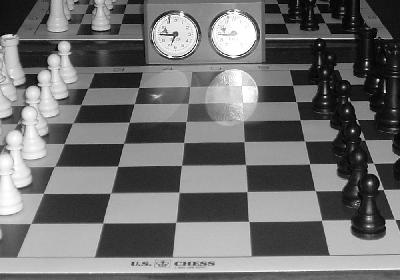
%> input picture lab4/chess.jpg, 400 x 280 px
$ octave A3.m   (GNU Octave 9; MATLAB toolbox functions it lacks are replaced by stand-ins)
%> lines starting %> are read from the running program, lines starting %| are printed output that depends on the picture; in (x1, y1, x2, y2) boxes, pixels count from 0 and x2, y2 are one past the last pixel; in counts of white or black regions, pixels touching at a corner belong together; the program's own positions count from 1
### lab4/myhoughtline.m
function myhoughtline(image, r, theta)

[x,y]=size(image);
angle=deg2rad(theta);

if sin(angle)==0

    line([r r],[0,y],'Color','red');

else

    line([0,y],[r/sin(angle),(r-y*cos(angle))/sin(angle)],'Color','red');
end
end

### lab4/A3.m
 clear
 I = rgb2gray(imread('chess.jpg'));
%> I: size 280x400 uint8; min 0, max 255, mean 112.1
 BW = edge(I,'canny');
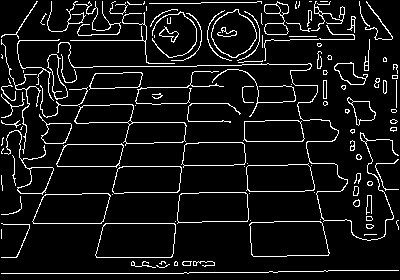
%> BW: size 280x400 logical; 8.1% white in thin lines or dots


[H,T,R] = hough(BW);
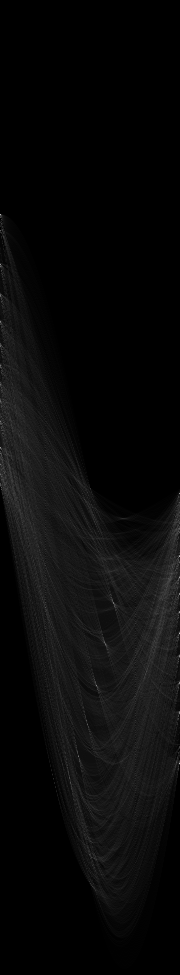
%> H: size 975x180 double; min 0, max 191, mean 9.2
%> T = 180 values from -90 to 89; R = 975 values from -487 to 487
P  = houghpeaks(H,15,'threshold',ceil(0.3*max(H(:))));
%> P = 15 rows, first 12: [764 180; 634 180; 557 180; 578 180; 448 1; 494 180; 613 180; 265 1; 595 180; 657 180; 683 180; 686 97]
y = R(P(:,1));
%> y = [276 146 69 90 -40 6 125 -223 107 169 195 198 269 -23 116]
x = T(P(:,2));
%> x = [89 89 89 89 -90 89 89 -90 89 89 89 6 -12 -90 23]
f1 = figure(1);
num_maxima = 15;

P  = houghpeaks(H,num_maxima);
imshow(H,[],'XData',T,'YData',R,'InitialMagnification','fit');
xlabel('\theta'), ylabel('\rho'), title('S4169921');
axis on, axis normal, colormap(gca,hot), hold on;
plot(T(P(:,2)),R(P(:,1)),'s','color','white');
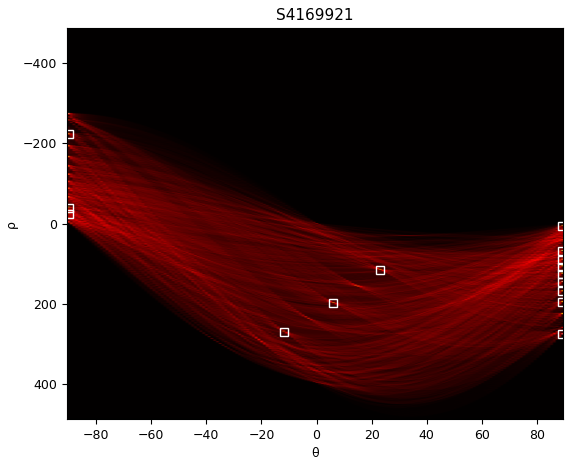
%> figure redrawn from the program's plot data
%imshow(H,[],'XData', T,'YData',R,'InitialMagnification','fit');
%plot(x,y,'r+', 'MarkerSize', 10, 'LineWidth', 2);
hold off

lines = houghlines(BW, T, R, P);
%> lines = 30 lines; longest, point1 to point2 (x, y): (290, 65) to (333, 271), (178, 213) to (200, 4), (2, 41) to (175, 41), (11, 274) to (68, 139), (34, 224) to (178, 224), (253, 24) to (383, 24)
f2 = figure(2);
imagesc(imread('chess.jpg'));
%for j =size(lines,2)
%    line(lines(j).point1, lines(j).point2,'Color','red');

%end
for j = 1:size(P,1)
    myhoughtline(I, R(1,P(j,1)), T(1,P(j,2)));
end
%> this loop made 15 passes
%> angle in myhoughtline on passes 1 to 12: 1.55, 1.55, 1.55, 1.55, -1.57, 1.55, 1.55, -1.57, 1.55, 1.55, 1.55, 0.105
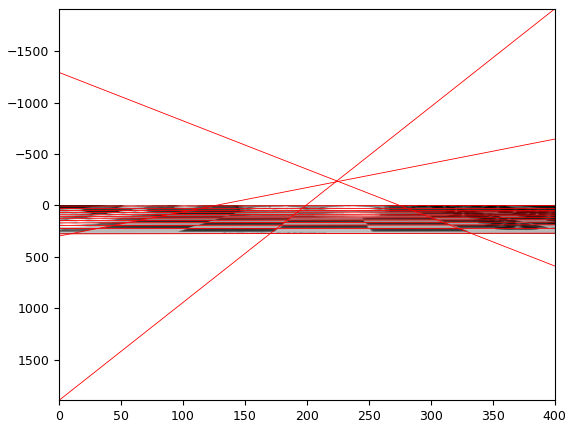
%> figure redrawn from the program's plot data

$ run again, with lab4/Cameraman.tiff saved as lab4/chess.jpg
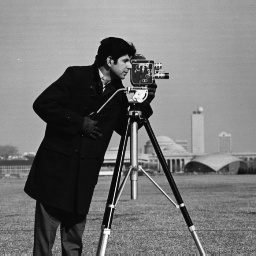
%> input picture lab4/Cameraman.tiff, 256 x 256 px
%> `BW = edge(I,'canny');`:
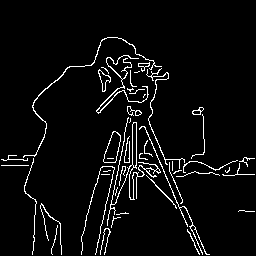
%> BW: size 256x256 logical; 4.7% white in thin lines or dots, all inside (x1, y1, x2, y2) = (1, 37, 255, 255)
%> T = 180 values from -90 to 89; R = 723 values from -361 to 361
%> P = 15 rows, first 12: [446 68; 508 103; 341 46; 498 91; 204 5; 455 69; 433 65; 524 105; 489 89; 197 2; 507 108; 422 63]
%> `y = R(P(:,1));`: y = [84 146 -21 136 -158 93 71 162 127 -165 145 60 172 -12 143]
%> `x = T(P(:,2));`: x = [-23 12 -45 0 -86 -22 -26 14 -2 -89 17 -28 17 -43 9]
%> lines = 17 lines; longest, point1 to point2 (x, y): (116, 38) to (203, 254), (118, 61) to (200, 255), (105, 253) to (153, 61), (130, 44) to (135, 200), (137, 55) to (137, 199), (98, 55) to (160, 173)
%> the loop `for j = 1:size(P,1)` made 15 passes
%> angle in myhoughtline on passes 1 to 8: -0.401, 0.209, -0.785, 0, -1.5, -0.384, -0.454, 0.244
%> after the loop `for j = 1:size(P,1)`:
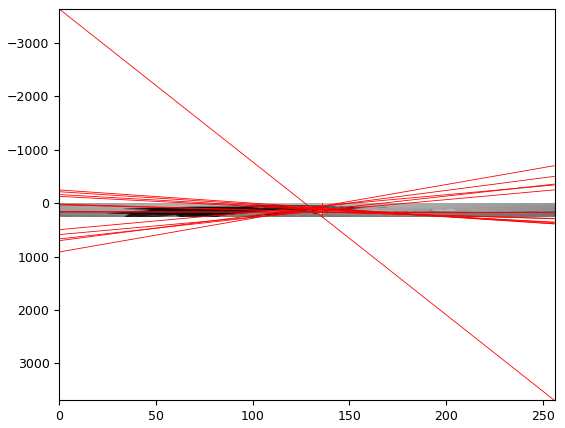
%> figure redrawn from the program's plot data

$ run again, with lab4/HeadTool0002.bmp saved as lab4/chess.jpg
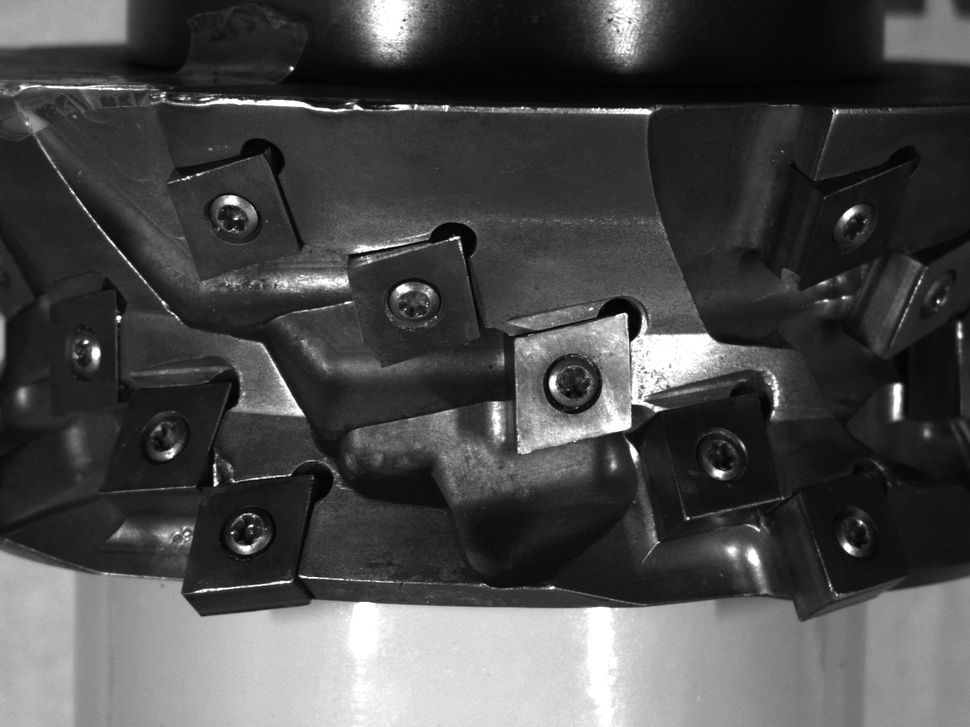
%> input picture lab4/HeadTool0002.bmp, 970 x 727 px, shrunk from 1280 x 960 before the run
%> I is the input picture: size 727x970 uint8; min 1, max 255, mean 74.4
%> `BW = edge(I,'canny');`:
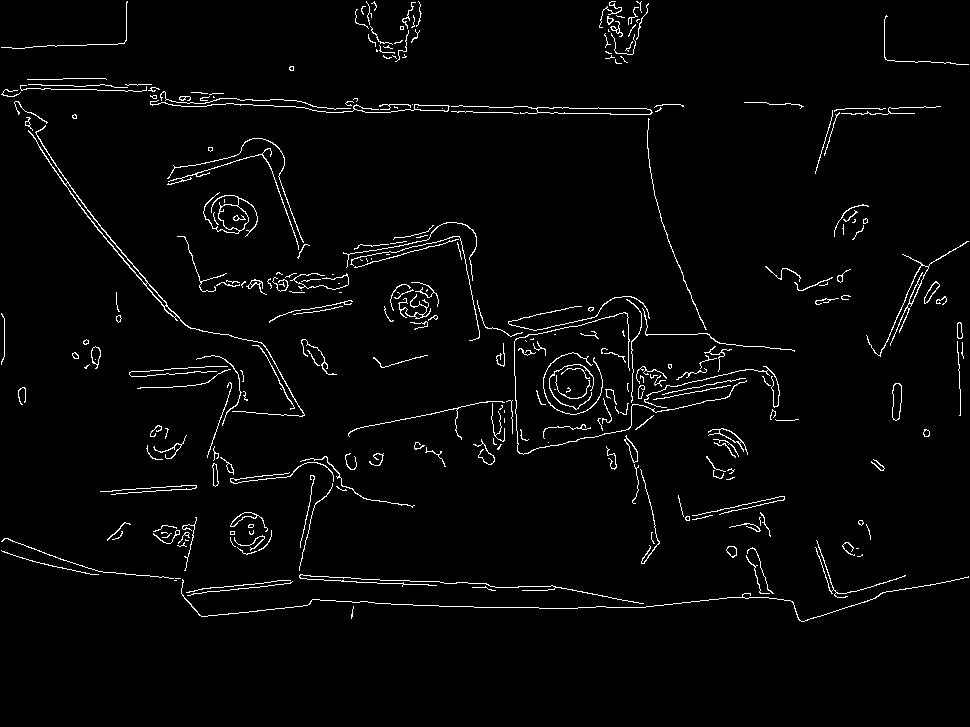
%> BW: size 727x970 logical; 2.6% white in thin lines or dots, all inside (x1, y1, x2, y2) = (1, 1, 969, 622)
%> T = 180 values from -90 to 89; R = 2423 values from -1211 to 1211
%> P = 15 rows, first 12: [1109 2; 614 2; 654 4; 1144 51; 1700 170; 1156 54; 1729 170; 1846 175; 1709 177; 1716 174; 933 6; 1130 5]
%> `y = R(P(:,1));`: y = [-103 -598 -558 -68 488 -56 517 634 497 504 -279 -82 550 -89 -231]
%> `x = T(P(:,2));`: x = [-89 -89 -87 -40 79 -37 79 84 86 83 -85 -86 78 -65 -79]
%> lines = 23 lines; longest, point1 to point2 (x, y): (399, 111) to (651, 115), (53, 168) to (183, 323), (301, 575) to (489, 585), (414, 606) to (578, 609), (478, 322) to (603, 380), (743, 383) to (608, 410)
%> the loop `for j = 1:size(P,1)` made 15 passes
%> angle in myhoughtline on passes 1 to 8: -1.55, -1.55, -1.52, -0.698, 1.38, -0.646, 1.38, 1.47
%> after the loop `for j = 1:size(P,1)`:
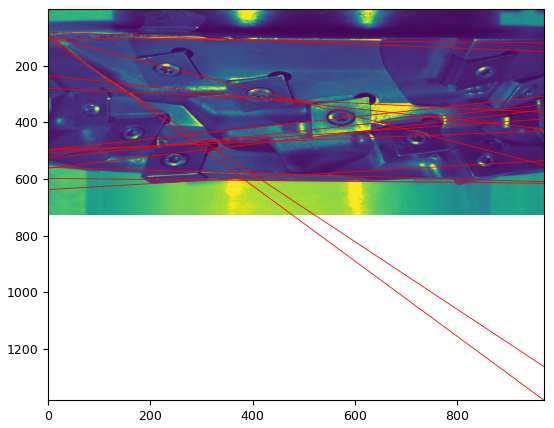
%> figure redrawn from the program's plot data
